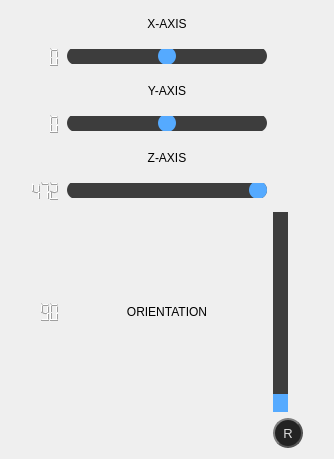
                      <widget class="QWidget" name="tab_ik_joint">
                       <attribute name="icon">
                        <iconset resource="icons/icons.qrc">
                         <normaloff>:/16x16/16x16/icons8-robot-50.png</normaloff>:/16x16/16x16/icons8-robot-50.png</iconset>
                       </attribute>
                       <attribute name="title">
                        <string>XYZ</string>
                       </attribute>
                       <layout class="QGridLayout" name="gridLayout_12">
                        <item row="3" column="0">
                         <widget class="QLCDNumber" name="lcdNumber_ik_y">
                          <property name="minimumSize">
                           <size>
                            <width>30</width>
                            <height>30</height>
                           </size>
                          </property>
                          <property name="maximumSize">
                           <size>
                            <width>50</width>
                            <height>50</height>
                           </size>
                          </property>
                          <property name="frameShape">
                           <enum>QFrame::NoFrame</enum>
                          </property>
                         </widget>
                        </item>
                        <item row="4" column="1">
                         <widget class="QLabel" name="label_ik_z">
                          <property name="sizePolicy">
                           <sizepolicy hsizetype="MinimumExpanding" vsizetype="Preferred">
                            <horstretch>0</horstretch>
                            <verstretch>0</verstretch>
                           </sizepolicy>
                          </property>
                          <property name="minimumSize">
                           <size>
                            <width>150</width>
                            <height>25</height>
                           </size>
                          </property>
                          <property name="maximumSize">
                           <size>
                            <width>16777215</width>
                            <height>25</height>
                           </size>
                          </property>
                          <property name="text">
                           <string>Z-AXIS</string>
                          </property>
                          <property name="alignment">
                           <set>Qt::AlignCenter</set>
                          </property>
                         </widget>
                        </item>
                        <item row="2" column="1">
                         <widget class="QLabel" name="label_ik_y">
                          <property name="sizePolicy">
                           <sizepolicy hsizetype="MinimumExpanding" vsizetype="Preferred">
                            <horstretch>0</horstretch>
                            <verstretch>0</verstretch>
                           </sizepolicy>
                          </property>
                          <property name="minimumSize">
                           <size>
                            <width>150</width>
                            <height>25</height>
                           </size>
                          </property>
                          <property name="maximumSize">
                           <size>
                            <width>16777215</width>
                            <height>25</height>
                           </size>
                          </property>
                          <property name="text">
                           <string>Y-AXIS</string>
                          </property>
                          <property name="alignment">
                           <set>Qt::AlignCenter</set>
                          </property>
                         </widget>
                        </item>
                        <item row="5" column="1">
                         <widget class="QSlider" name="horizontalSlider_ik_z">
                          <property name="sizePolicy">
                           <sizepolicy hsizetype="MinimumExpanding" vsizetype="Fixed">
                            <horstretch>0</horstretch>
                            <verstretch>0</verstretch>
                           </sizepolicy>
                          </property>
                          <property name="minimumSize">
                           <size>
                            <width>200</width>
                            <height>0</height>
                           </size>
                          </property>
                          <property name="maximumSize">
                           <size>
                            <width>16777215</width>
                            <height>16777215</height>
                           </size>
                          </property>
                          <property name="styleSheet">
                           <string notr="true">QSlider::groove:horizontal {
    border-radius: 9px;  
	height: 18px;
	margin: 0px;
	background-color: rgb(61, 61, 61);
}

QSlider::handle:horizontal {
    background-color: rgb(85, 170, 255);
    border: none;
    height: 18px;
    width: 18px;
    margin: 0px;
	border-radius: 9px;
}
QSlider::handle:horizontal:hover {
    background-color: rgb(105, 180, 255);
}
QSlider::handle:horizontal:pressed {
    background-color: rgb(65, 130, 195);
}</string>
                          </property>
                          <property name="minimum">
                           <number>-472</number>
                          </property>
                          <property name="maximum">
                           <number>472</number>
                          </property>
                          <property name="pageStep">
                           <number>5</number>
                          </property>
                          <property name="value">
                           <number>472</number>
                          </property>
                          <property name="sliderPosition">
                           <number>472</number>
                          </property>
                          <property name="orientation">
                           <enum>Qt::Horizontal</enum>
                          </property>
                          <property name="invertedAppearance">
                           <bool>false</bool>
                          </property>
                          <property name="invertedControls">
                           <bool>false</bool>
                          </property>
                          <property name="tickPosition">
                           <enum>QSlider::NoTicks</enum>
                          </property>
                          <property name="tickInterval">
                           <number>10</number>
                          </property>
                         </widget>
                        </item>
                        <item row="6" column="1">
                         <widget class="QLabel" name="label_ik_orient">
                          <property name="sizePolicy">
                           <sizepolicy hsizetype="MinimumExpanding" vsizetype="Preferred">
                            <horstretch>0</horstretch>
                            <verstretch>0</verstretch>
                           </sizepolicy>
                          </property>
                          <property name="minimumSize">
                           <size>
                            <width>200</width>
                            <height>25</height>
                           </size>
                          </property>
                          <property name="maximumSize">
                           <size>
                            <width>16777215</width>
                            <height>25</height>
                           </size>
                          </property>
                          <property name="text">
                           <string>ORIENTATION</string>
                          </property>
                          <property name="alignment">
                           <set>Qt::AlignCenter</set>
                          </property>
                         </widget>
                        </item>
                        <item row="3" column="1">
                         <widget class="QSlider" name="horizontalSlider_ik_y">
                          <property name="sizePolicy">
                           <sizepolicy hsizetype="MinimumExpanding" vsizetype="Fixed">
                            <horstretch>0</horstretch>
                            <verstretch>0</verstretch>
                           </sizepolicy>
                          </property>
                          <property name="minimumSize">
                           <size>
                            <width>200</width>
                            <height>0</height>
                           </size>
                          </property>
                          <property name="maximumSize">
                           <size>
                            <width>16777215</width>
                            <height>16777215</height>
                           </size>
                          </property>
                          <property name="styleSheet">
                           <string notr="true">QSlider::groove:horizontal {
    border-radius: 9px;  
	height: 18px;
	margin: 0px;
	background-color: rgb(61, 61, 61);
}

QSlider::handle:horizontal {
    background-color: rgb(85, 170, 255);
    border: none;
    height: 18px;
    width: 18px;
    margin: 0px;
	border-radius: 9px;
}
QSlider::handle:horizontal:hover {
    background-color: rgb(105, 180, 255);
}
QSlider::handle:horizontal:pressed {
    background-color: rgb(65, 130, 195);
}</string>
                          </property>
                          <property name="minimum">
                           <number>-472</number>
                          </property>
                          <property name="maximum">
                           <number>472</number>
                          </property>
                          <property name="pageStep">
                           <number>5</number>
                          </property>
                          <property name="orientation">
                           <enum>Qt::Horizontal</enum>
                          </property>
                          <property name="invertedAppearance">
                           <bool>false</bool>
                          </property>
                          <property name="invertedControls">
                           <bool>false</bool>
                          </property>
                          <property name="tickPosition">
                           <enum>QSlider::NoTicks</enum>
                          </property>
                          <property name="tickInterval">
                           <number>10</number>
                          </property>
                         </widget>
                        </item>
                        <item row="6" column="3">
                         <widget class="QSlider" name="verticalSlider">
                          <property name="sizePolicy">
                           <sizepolicy hsizetype="Fixed" vsizetype="Minimum">
                            <horstretch>0</horstretch>
                            <verstretch>0</verstretch>
                           </sizepolicy>
                          </property>
                          <property name="minimumSize">
                           <size>
                            <width>0</width>
                            <height>200</height>
                           </size>
                          </property>
                          <property name="maximumSize">
                           <size>
                            <width>16777215</width>
                            <height>400</height>
                           </size>
                          </property>
                          <property name="styleSheet">
                           <string notr="true">QSlider::groove:vertical {
    border-radius: 9px;  
	widtht: 18px;
	margin: 0px;
	background-color: rgb(61, 61, 61);
}

QSlider::handle:vertical {
    background-color: rgb(85, 170, 255);
    border: none;
    height: 18px;
    width: 18px;
    margin: 0px;
	border-radius: 9px;
}
QSlider::handle:vertical:hover {
    background-color: rgb(105, 180, 255);
}
QSlider::handle:vertical:pressed {
    background-color: rgb(65, 130, 195);
}</string>
                          </property>
                          <property name="minimum">
                           <number>-90</number>
                          </property>
                          <property name="maximum">
                           <number>90</number>
                          </property>
                          <property name="pageStep">
                           <number>5</number>
                          </property>
                          <property name="sliderPosition">
                           <number>90</number>
                          </property>
                          <property name="orientation">
                           <enum>Qt::Vertical</enum>
                          </property>
                          <property name="invertedAppearance">
                           <bool>true</bool>
                          </property>
                          <property name="invertedControls">
                           <bool>true</bool>
                          </property>
                         </widget>
                        </item>
                        <item row="5" column="3">
                         <spacer name="horizontalSpacer_3">
                          <property name="orientation">
                           <enum>Qt::Horizontal</enum>
                          </property>
                          <property name="sizeType">
                           <enum>QSizePolicy::Fixed</enum>
                          </property>
                          <property name="sizeHint" stdset="0">
                           <size>
                            <width>50</width>
                            <height>25</height>
                           </size>
                          </property>
                         </spacer>
                        </item>
                        <item row="1" column="1">
                         <widget class="QSlider" name="horizontalSlider_ik_x">
                          <property name="sizePolicy">
                           <sizepolicy hsizetype="MinimumExpanding" vsizetype="Fixed">
                            <horstretch>0</horstretch>
                            <verstretch>0</verstretch>
                           </sizepolicy>
                          </property>
                          <property name="minimumSize">
                           <size>
                            <width>200</width>
                            <height>0</height>
                           </size>
                          </property>
                          <property name="maximumSize">
                           <size>
                            <width>16777215</width>
                            <height>16777215</height>
                           </size>
                          </property>
                          <property name="layoutDirection">
                           <enum>Qt::LeftToRight</enum>
                          </property>
                          <property name="styleSheet">
                           <string notr="true">QSlider::groove:horizontal {
    border-radius: 9px;  
	height: 18px;
	margin: 0px;
	background-color: rgb(61, 61, 61);
}

QSlider::handle:horizontal {
    background-color: rgb(85, 170, 255);
    border: none;
    height: 18px;
    width: 18px;
    margin: 0px;
	border-radius: 9px;
}
QSlider::handle:horizontal:hover {
    background-color: rgb(105, 180, 255);
}
QSlider::handle:horizontal:pressed {
    background-color: rgb(65, 130, 195);
}</string>
                          </property>
                          <property name="minimum">
                           <number>-472</number>
                          </property>
                          <property name="maximum">
                           <number>472</number>
                          </property>
                          <property name="pageStep">
                           <number>5</number>
                          </property>
                          <property name="orientation">
                           <enum>Qt::Horizontal</enum>
                          </property>
                          <property name="invertedAppearance">
                           <bool>false</bool>
                          </property>
                          <property name="invertedControls">
                           <bool>false</bool>
                          </property>
                          <property name="tickPosition">
                           <enum>QSlider::NoTicks</enum>
                          </property>
                          <property name="tickInterval">
                           <number>10</number>
                          </property>
                         </widget>
                        </item>
                        <item row="5" column="0">
                         <widget class="QLCDNumber" name="lcdNumber_ik_z">
                          <property name="minimumSize">
                           <size>
                            <width>30</width>
                            <height>30</height>
                           </size>
                          </property>
                          <property name="maximumSize">
                           <size>
                            <width>50</width>
                            <height>50</height>
                           </size>
                          </property>
                          <property name="frameShape">
                           <enum>QFrame::NoFrame</enum>
                          </property>
                          <property name="value" stdset="0">
                           <double>472.000000000000000</double>
                          </property>
                         </widget>
                        </item>
                        <item row="6" column="0">
                         <widget class="QLCDNumber" name="lcdNumber_ik_orient">
                          <property name="minimumSize">
                           <size>
                            <width>30</width>
                            <height>30</height>
                           </size>
                          </property>
                          <property name="maximumSize">
                           <size>
                            <width>50</width>
                            <height>50</height>
                           </size>
                          </property>
                          <property name="frameShape">
                           <enum>QFrame::NoFrame</enum>
                          </property>
                          <property name="value" stdset="0">
                           <double>90.000000000000000</double>
                          </property>
                         </widget>
                        </item>
                        <item row="1" column="0">
                         <widget class="QLCDNumber" name="lcdNumber_ik_x">
                          <property name="minimumSize">
                           <size>
                            <width>30</width>
                            <height>30</height>
                           </size>
                          </property>
                          <property name="maximumSize">
                           <size>
                            <width>50</width>
                            <height>50</height>
                           </size>
                          </property>
                          <property name="font">
                           <font>
                            <pointsize>4</pointsize>
                           </font>
                          </property>
                          <property name="styleSheet">
                           <string notr="true">QLCDNumber{
  border: none;
  color: rgb(255, 255, 255);
}</string>
                          </property>
                         </widget>
                        </item>
                        <item row="0" column="1">
                         <widget class="QLabel" name="label_ik_x">
                          <property name="sizePolicy">
                           <sizepolicy hsizetype="MinimumExpanding" vsizetype="Preferred">
                            <horstretch>0</horstretch>
                            <verstretch>0</verstretch>
                           </sizepolicy>
                          </property>
                          <property name="minimumSize">
                           <size>
                            <width>150</width>
                            <height>25</height>
                           </size>
                          </property>
                          <property name="maximumSize">
                           <size>
                            <width>16777215</width>
                            <height>25</height>
                           </size>
                          </property>
                          <property name="text">
                           <string>X-AXIS</string>
                          </property>
                          <property name="alignment">
                           <set>Qt::AlignCenter</set>
                          </property>
                         </widget>
                        </item>
                        <item row="7" column="3">
                         <widget class="QPushButton" name="btn_ik_reset">
                          <property name="sizePolicy">
                           <sizepolicy hsizetype="Preferred" vsizetype="Preferred">
                            <horstretch>0</horstretch>
                            <verstretch>0</verstretch>
                           </sizepolicy>
                          </property>
                          <property name="minimumSize">
                           <size>
                            <width>30</width>
                            <height>30</height>
                           </size>
                          </property>
                          <property name="maximumSize">
                           <size>
                            <width>30</width>
                            <height>30</height>
                           </size>
                          </property>
                          <property name="font">
                           <font>
                            <family>Segoe UI</family>
                            <pointsize>10</pointsize>
                           </font>
                          </property>
                          <property name="toolTip">
                           <string>Reset</string>
                          </property>
                          <property name="layoutDirection">
                           <enum>Qt::LeftToRight</enum>
                          </property>
                          <property name="styleSheet">
                           <string notr="true">QPushButton {	
	color: rgb(222, 222, 222);
    border: 2px solid #555;
    border-radius: 15px;
    border-style: outset;
	background-color: rgb(35, 35, 35);
    padding: 5px;

}
QPushButton:hover {
	background-color: rgb(61, 61, 61);
}
QPushButton:pressed {	
	background-color: rgb(85, 170, 255);
}</string>
                          </property>
                          <property name="text">
                           <string>R</string>
                          </property>
                          <property name="checkable">
                           <bool>true</bool>
                          </property>
                          <property name="checked">
                           <bool>true</bool>
                          </property>
                         </widget>
                        </item>
                       </layout>
                      </widget>
